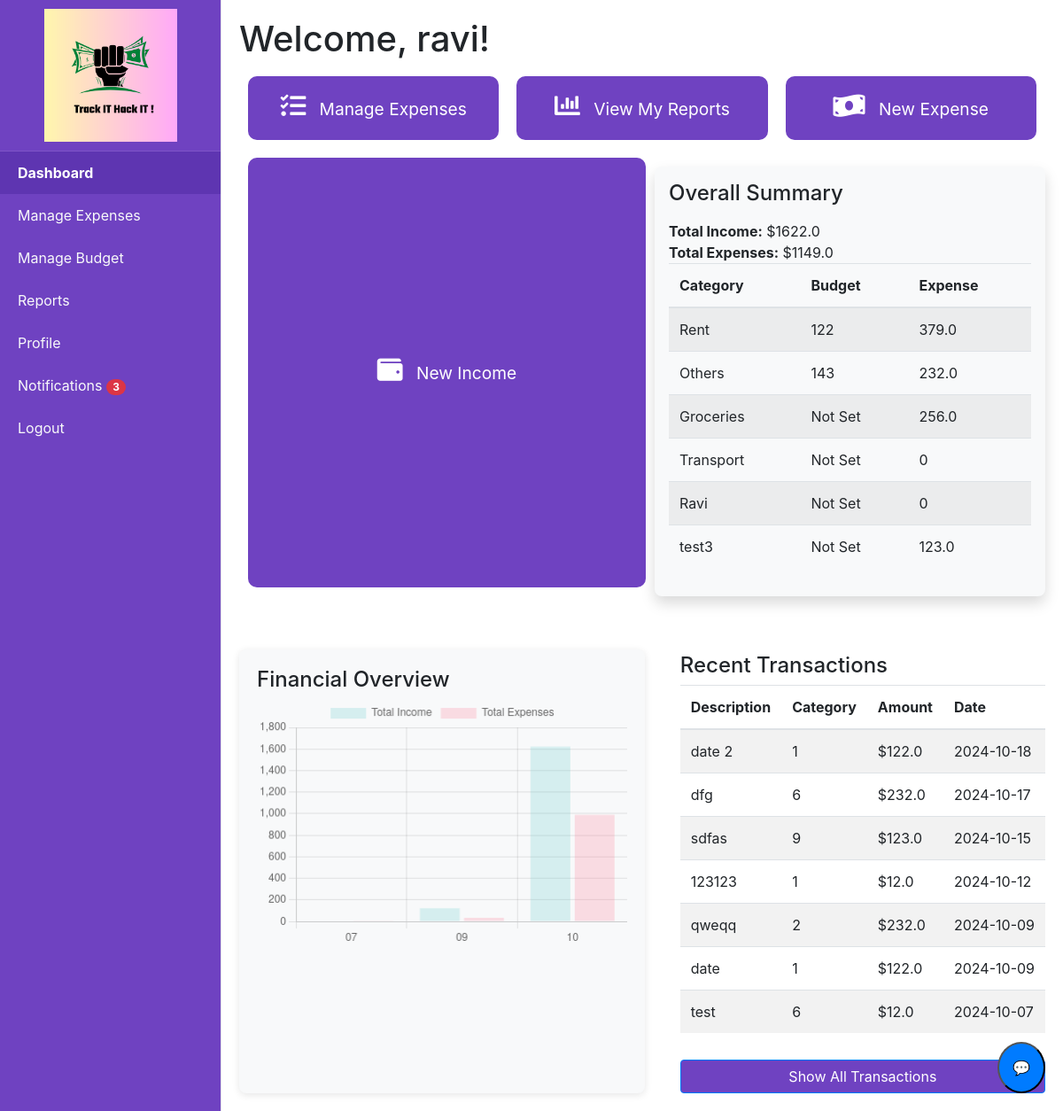
The app's page /dashboard (signed in) with its own data.
### tables this page shows
CREATE TABLE users (id INTEGER PRIMARY KEY AUTOINCREMENT, username TEXT NOT NULL UNIQUE, email TEXT NOT NULL UNIQUE, password TEXT NOT NULL, Fullname TEXT, Address TEXT, Phonenumber TEXT, document TEXT);

CREATE TABLE category (id INTEGER PRIMARY KEY AUTOINCREMENT, name TEXT NOT NULL, is_income INTEGER DEFAULT (0));

CREATE TABLE expenses (id INTEGER PRIMARY KEY AUTOINCREMENT, user_id INTEGER, date TEXT, description TEXT, amount REAL, category_id TEXT, document TEXT, is_income INTEGER DEFAULT (0), FOREIGN KEY (category_id) REFERENCES category (id), FOREIGN KEY (user_id) REFERENCES users (id));

### app.py (the view)
@app.route('/dashboard')
@login_required
def dashboard():
    user_id = current_user.id
    user_name= query_db("SELECT username FROM USERS WHERE id=?",[current_user.id,])
    total_income = get_total_income(user_id)
    total_expenses = get_total_expenses(user_id)
    budget = get_budget(user_id)  # Fetch user's budget
    budgets_expenses = get_budgets_and_expenses(user_id)
    recent_transactions = get_recent_transactions(user_id)  # Fetch recent transactions
    expenses_by_category= get_expenses_by_category(user_id)
    categories= query_db("SELECT * FROM category ")
    print(expenses_by_category)
    if not budget:
        budget=-1
    query = '''
        SELECT
            strftime('%m', e.date) AS month,
            IFNULL(SUM(CASE WHEN c.is_income = 1 THEN e.amount END), 0) AS total_income,
            IFNULL(SUM(CASE WHEN c.is_income = 0 THEN e.amount END), 0) AS total_expense
        FROM
            expenses e
        JOIN
            category c ON e.category_id = c.id
        WHERE
            e.user_id = ?
            AND strftime('%Y', e.date) = strftime('%Y', 'now')
        GROUP BY
            month
        HAVING
            total_expense > 0;
    '''
    monthly_data = query_db(query, [user_id])
    return render_template('dashboard.html',
                           user_name=user_name,
                            total_income=total_income,
                            total_expenses=total_expenses,
                            budget=budget,
                            recent_transactions=recent_transactions,expenses_by_category=expenses_by_category,
                            categories=categories, budgets_expenses=budgets_expenses,
                            monthly_data=monthly_data)

### app.py (called while the page is built)
@login_manager.user_loader
def load_user(user_id):
    return get_user_by_id(user_id)

@app.after_request
def after_request(response):
    response.headers["Cache-Control"] = "no-cache, no-store, must-revalidate"
    return response

@app.context_processor
def inject_unread_notifications():
    if current_user.is_authenticated:
        unread_count = query_db('''
            SELECT COUNT(*)
            FROM notifications
            WHERE user_id = ? AND is_read = 0
        ''', [current_user.id], one=True)
        return dict(unread_count=unread_count[0] if unread_count else 0)
    return dict(unread_count=0)

### database.py (called while the page is built)
def get_db():
    return sqlite3.connect(DATABASE)

def query_db(query, args=(), one=False):
    cur = get_db().execute(query, args)
    rv = cur.fetchall()
    cur.close()
    return (rv[0] if rv else None) if one else rv

def get_user_by_id(user_id):
    conn = sqlite3.connect(DATABASE)
    cursor = conn.cursor()
    cursor.execute('SELECT * FROM users WHERE id = ?', (user_id,))
    user = cursor.fetchone()
    conn.close()
    if user:
        return User(id=user[0], username=user[1], email=user[2], password=user[3])
    return None

def get_total_income(user_id):
    query = 'SELECT SUM(amount) FROM expenses WHERE user_id = ? AND is_income = 1'
    db=get_db()
    result = db.execute(query, (user_id,)).fetchone()
    return result[0] if result[0] is not None else 0

def get_total_expenses(user_id):
    query = 'SELECT SUM(amount) FROM expenses WHERE user_id = ? AND is_income = 0'
    db=get_db()
    result = db.execute(query, (user_id,)).fetchone()
    return result[0] if result[0] is not None else 0

def get_budget(user_id):
    query = 'SELECT monthly_budget FROM  budgets WHERE id = ?'
    db=get_db()
    result = db.execute(query, (user_id,)).fetchone()
    return result[0] if result[0] is not None else 0

def get_budgets_and_expenses(user_id):
    query = '''
        SELECT
            c.name,
            IFNULL(b.monthly_budget, 0) AS monthly_budget,
            IFNULL(SUM(e.amount), 0) AS total_expense
        FROM
            category c
        LEFT JOIN
            budgets b ON c.id = b.category_id AND b.user_id = ?
        LEFT JOIN
            expenses e ON c.id = e.category_id AND e.user_id = ? AND strftime('%Y-%m', e.date) = strftime('%Y-%m', 'now')
        WHERE c.is_income=0
         GROUP BY
            c.id, c.name, b.monthly_budget
    '''
    return query_db(query, [user_id, user_id])

### templates/dashboard.html
{% extends "home.html" %}
{% block content %}
<div class="welcome-message">
    <h1>Welcome, {{ user_name[0][0] }}!</h2>
</div>
<div class="dashboard-container">
    <div class="top-half">
         <button class="tile" onclick="location.href='{{ url_for('manage_expenses') }}'">
            <i class="fas fa-tasks"></i> Manage Expenses
        </button>
        <button class="tile" onclick="location.href='{{ url_for('view_report_income') }}'">
            <i class="fas fa-chart-bar"></i> View My Reports
        </button>
        <button class="tile" onclick="location.href='{{ url_for('add_expenses') }}'">
            <i class="fas fa-money-bill-wave"></i> New Expense
        </button>
        <button class="tile" onclick="location.href='{{ url_for('add_expenses') }}'">
            <i class="fas fa-wallet"></i> New Income
        </button>
        <div class="summary-box shadow p-3">
            <h4 class="mb-3">Overall Summary</h4>
                <div class="summary-item"><strong>Total Income:</strong> ${{ total_income }}</div>
            <div class="summary-item"><strong>Total Expenses:</strong> ${{ total_expenses }}</div>
             {% if budgets_expenses %}
    <table class="table table-striped">
        <thead>
            <tr>
                <th>Category</th>
                <th>Budget</th>
                <th>Expense</th>
            </tr>
        </thead>
        <tbody>
            {% for category, budget, expense in budgets_expenses %}
            <tr>
                <td>{{ category }}</td>
                {% if budget == 0  or not budget %}
                  <td> Not Set</td>
                {%else %}
                <td>{{ budget }}</td>
                {% endif %}
                <td>{{ expense }}</td>
            </tr>
            {% endfor %}
        </tbody>
    </table>
{% else %}
    <p>No budget or expenses found for this month.</p>
{% endif %}
        </div>
    </div>
    <div class="summary-box">
        <h4>Financial Overview</h4>
        <canvas id="monthlyChart" width="max-width" height="200"></canvas>
    </div>
    <p>
    <div class="bottom-half mt-4">
        <h4>Recent Transactions</h4>
        <table class="table table-striped transaction-table">
            <thead>
                <tr>
                    <th>Description</th>
                    <th>Category</th>
                    <th>Amount</th>
                    <th>Date</th>
                </tr>
            </thead>
            <tbody>
                {% for transaction in recent_transactions %}
                <tr>
                    <td>{{ transaction[0] }}</td>
                    <td>{{ transaction[1] }}</td>
                    <td>${{ transaction[2] }}</td>
                    <td>{{ transaction[3] }}</td>
                </tr>
                {% else %}
                <tr>
                    <td colspan="4" class="text-center">No recent transactions</td>
                </tr>
                {% endfor %}
            </tbody>
        </table>
        <a href="{{ url_for('view_expenses') }}" class="btn btn-primary btn-view-all">Show All Transactions</a>
    </div>
</div>
<script>
    var ctx = document.getElementById('monthlyChart').getContext('2d');
var monthlyChart = new Chart(ctx, {
    type: 'bar',  // You can change this to 'line' for a line graph
    data: {
        labels: [{% for month in monthly_data %}"{{ month[0] }}", {% endfor %}],
        datasets: [{
            label: 'Total Income',
            backgroundColor: 'rgba(75, 192, 192, 0.2)',
            borderColor: 'rgba(75, 192, 192, 1)',
            data: [{% for month in monthly_data %}{{ month[1] }}, {% endfor %}],
        },
        {
            label: 'Total Expenses',
            backgroundColor: 'rgba(255, 99, 132, 0.2)',
            borderColor: 'rgba(255, 99, 132, 1)',
            data: [{% for month in monthly_data %}{{ month[2] }}, {% endfor %}],
        }]
    },
    options: {
        scales: {
            y: {
                beginAtZero: true
            }
        }
    }
});
</script>
{% endblock %}

### static/styles_home.css (style rules this page uses)
.summary-box { margin-top: 20px; padding: 20px; background-color: #f8f9fa; border-radius: 10px; box-shadow: 0 4px 8px rgba(0, 0, 0, 0.1); width: 100%; }
.summary-box { padding: 20px; background-color: #e9ecef; border-radius: 10px; flex: 1; min-width: 300px; }
canvas { width: 100% !important; height: auto !important; }
.tile { padding: 20px; background-color: #007bff; color: white; border: none; border-radius: 10px; text-align: center; font-size: 1.2rem; flex: 1; margin: 10px; min-width: 220px; cursor: pointer; transition: background-color 0.3s; }
.tile i { margin-right: 10px; font-size: 1.5em; }
.shadow { box-shadow: 0px 4px 6px rgba(0, 0, 0, 0.1); }
.transaction-table th { font-weight: bold; }
.summary-box, .recent-transactions { flex: 1; padding: 20px; background-color: #f8f9fa; border-radius: 8px; box-shadow: 0 2px 8px rgba(0, 0, 0, 0.1); }
.dashboard-container { display: flex; flex-wrap: wrap; gap: 20px; }
.top-half { display: flex; justify-content: space-between; flex-wrap: wrap; margin-bottom: 20px; }
.tile { padding: 20px; background-color: #6f42c1; color: white; border: none; border-radius: 10px; text-align: center; font-size: 1.2rem; flex: 1; margin: 10px; min-width: 220px; cursor: pointer; transition: background-color 0.3s; }
.bottom-half { margin-top: 20px; }
.transaction-table { width: 100%; margin-bottom: 20px; }
.btn-view-all { margin-top: 10px; width: 100%; background-color: #6f42c1; color: white; }

### records on screen
users: username "ravi"
category: name "Rent", budget "122", expense "379.0"
category: name "Others", budget "143", expense "232.0"
category: name "Groceries", shows "Not Set", expense "256.0"
category: name "Transport", shows "Not Set", is_income "0"
category: name "Ravi", shows "Not Set", is_income "0"
category: name "test3", shows "Not Set", expense "123.0"

### other values on screen
{{ unread_count }} "3"
{{ total_income }} "1622.0"
{{ total_expenses }} "1149.0"
chart data {{ month[0] }} 07, 09, 10
chart data {{ month[1] }} 0, 122.0, 1622.0
chart data {{ month[2] }} 3.0, 34.0, 990.0
